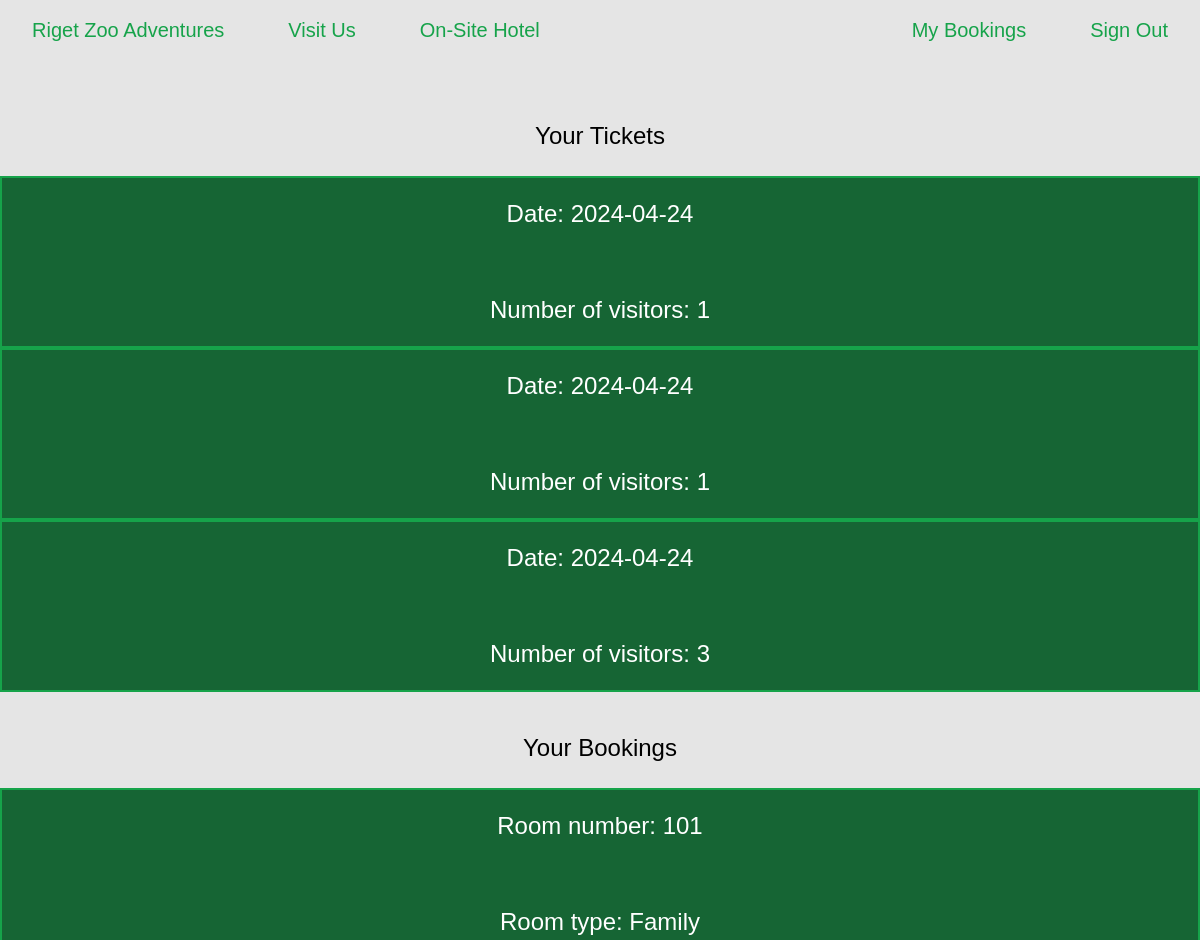
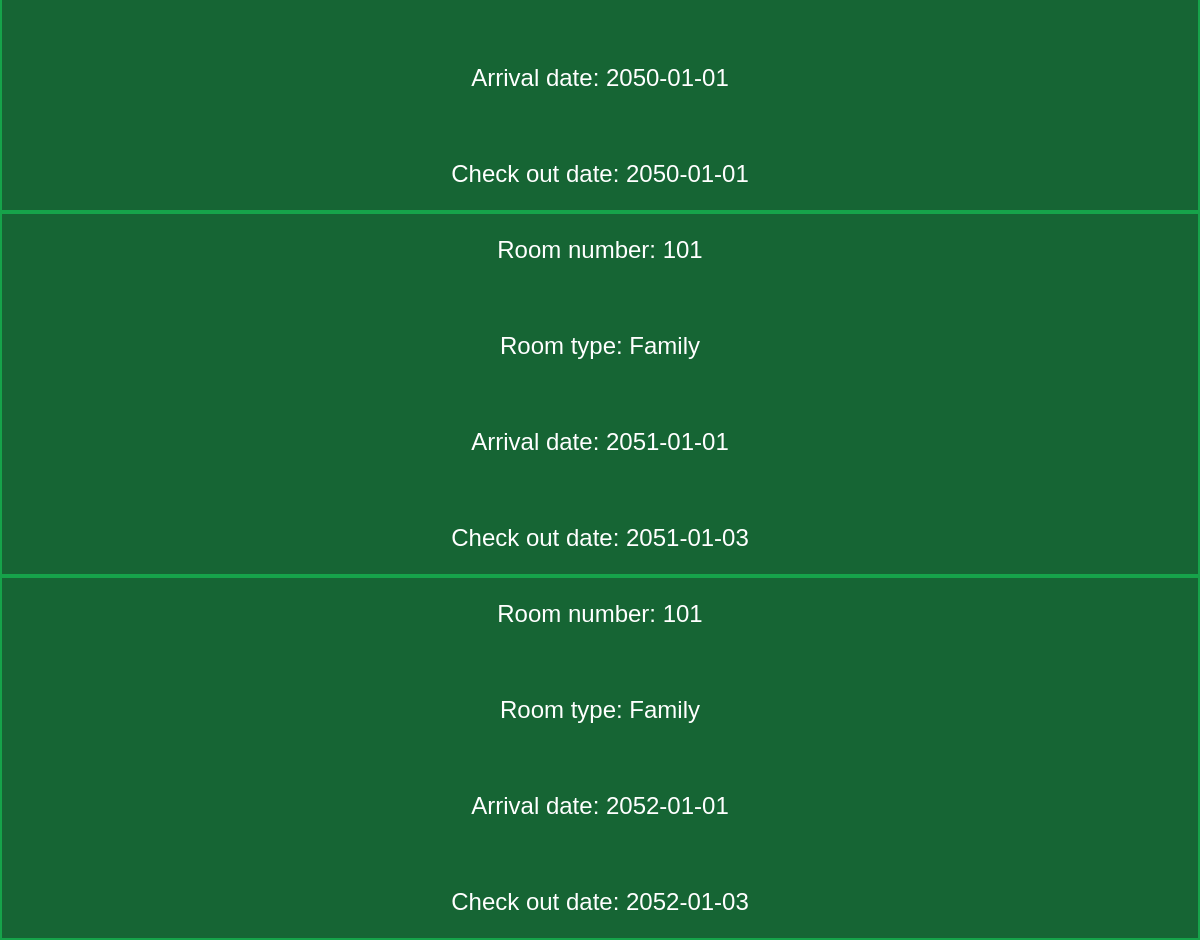
Screenshot of /pages/view.php (signed in) with the database file from the repository (2 pictures, top to bottom).
### tables this page shows
CREATE TABLE `tickets` (
  `id` int(11) NOT NULL,
  `user_id` int(11) NOT NULL,
  `date` date NOT NULL,
  `num_visitors` int(11) NOT NULL
);

CREATE TABLE `bookings` (
  `id` int(11) NOT NULL,
  `user_id` int(11) NOT NULL,
  `room_id` int(11) NOT NULL,
  `check_in` date NOT NULL,
  `check_out` date NOT NULL
);

CREATE TABLE `rooms` (
  `id` int(11) NOT NULL,
  `room_num` int(11) NOT NULL,
  `room_type` varchar(255) NOT NULL
);

### components/view-tickets.php (called while the page is built)
<?php
include "../classes/database.php";
include "../classes/tickets-hotel.php";
$connect = new Database();
$conn = $connect->connect();
$booking = new Booking();
$ticket_data = $booking->view_ticket($conn, $_SESSION["id"]);

### classes/tickets-hotel.php (called while the page is built, shortened)
<?php
class Booking {
    function view_ticket($conn, $user_id) {
        $sql = "SELECT date, num_visitors FROM tickets
                WHERE user_id = ?";
        $stmt = $conn->prepare($sql);
        $stmt->bind_param("i", $user_id);
        $stmt->execute();
        $result = $stmt->get_result();
        return $result;
    }
    function view_booking($conn, $user_id) {
        $sql = "SELECT room_num, room_type, check_in, check_out FROM bookings
                JOIN rooms ON bookings.room_id = rooms.id
                WHERE user_id = ?";
        $stmt = $conn->prepare($sql);
        $stmt->bind_param("i", $user_id);
        $stmt->execute();
        $result = $stmt->get_result();
        return $result;
    }
}

### components/view-hotel.php (called while the page is built)
<?php
$booking_data = $booking->view_booking($conn, $_SESSION["id"]);

### pages/view.php (the view, shortened to what this page needs)
<!doctype html>
<html>
<?php
include "../components/head.php";
?>
<body>
<?php
include "../components/navbar.php";
?>
<br />
<p class="hero">Your Tickets</p>
<br />
<?php
include "../components/view-tickets.php";
?>
<?php while ($row = $ticket_data->fetch_assoc()): ?>
    <div class="ticket">
        <p>Date: <?= $row["date"] ?></p>
        <br />
        <p>Number of visitors: <?= $row["num_visitors"] ?></p>
    </div>
<?php endwhile ?>
<p class="hero">Your Bookings</p>
<br />
<?php
include "../components/view-hotel.php";
?>
<?php while ($row = $booking_data->fetch_assoc()): ?>
    <div class="ticket">
        <p>Room number: <?= $row["room_num"] ?></p>
        <br />
        <p>Room type: <?= $row["room_type"] ?></p>
        <br />
        <p>Arrival date: <?= $row["check_in"] ?></p>
        <br />
        <p>Check out date: <?= $row["check_out"] ?></p>
    </div>
<?php endwhile ?>
</body>
</html>

### src/input.css (style rules this page uses)
body { @apply bg-neutral-200; font-family: Verdana, Geneva, Tahoma, sans-serif; }
.hero { @apply justify-center sm:pt-5 sm:flex-auto sm:text-sm md:pt-10 md:flex md:text-2xl; }
.ticket { @apply border-solid border-2 border-green-600 bg-green-800; }
.ticket p { @apply justify-center text-white sm:py-5 sm:flex-auto sm:text-sm md:flex md:text-2xl; }

### rows the page displays
tickets: date "2024-04-24", num_visitors "1"
tickets: date "2024-04-24", num_visitors "1"
tickets: date "2024-04-24", num_visitors "3"
bookings: room.room_num "101", room.room_type "Family", check_in "2050-01-01", check_out "2050-01-01"
bookings: room.room_num "101", room.room_type "Family", check_in "2051-01-01", check_out "2051-01-03"
bookings: room.room_num "101", room.room_type "Family", check_in "2052-01-01", check_out "2052-01-03"
